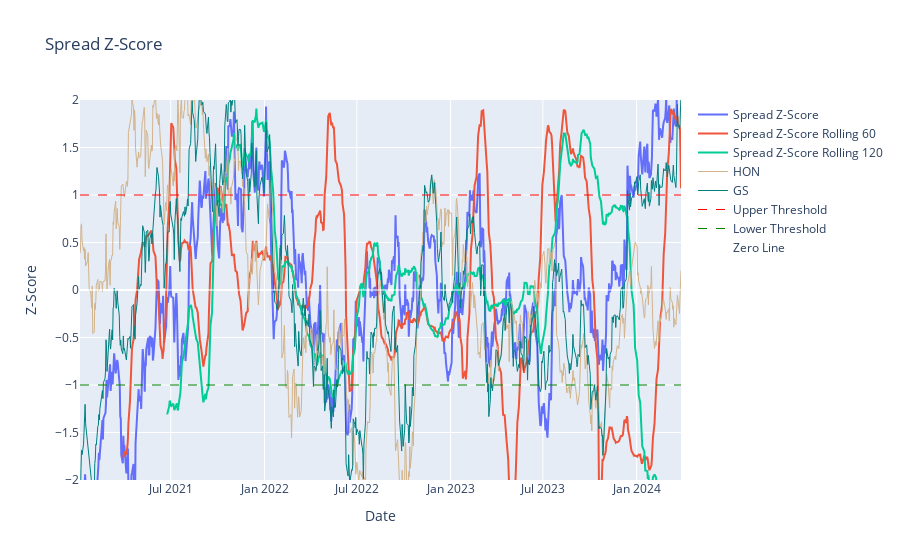

The cell this chart's notebook holds for it:
### Markdown cell above
#### Visual of Spread using plotly for zooming in

### Code cell
import plotly.graph_objects as go

# Create traces for the spread z-score, rolling spread z-scores, and stock prices
zscore = lambda x: (x - x.mean()) / x.std()
spread_zscore = zscore(pair_data["spread_close"])
spread_zscore_trace = go.Scatter(x=pair_data.index, y=spread_zscore, name="Spread Z-Score", line=dict(width=2))
spread_zscore_rolling_60_trace = go.Scatter(x=pair_data.index, y=zscore(get_spread(pair_data["S1_close"], pair_data["S2_close"], window=60)), name="Spread Z-Score Rolling 60", line=dict(width=2))
spread_zscore_rolling_120_trace = go.Scatter(x=pair_data.index, y=zscore(get_spread(pair_data["S1_close"], pair_data["S2_close"], window=120)), name="Spread Z-Score Rolling 120", line=dict(width=2))
s1_scaled = StandardScaler().fit_transform(pair_data['S1_close'].values.reshape(-1, 1))
s2_scaled = StandardScaler().fit_transform(pair_data['S2_close'].values.reshape(-1, 1))
s1_trace = go.Scatter(x=pair_data.index, y=s1_scaled.squeeze(), name=ticker_0, line=dict(width=1, color="tan"))
s2_trace = go.Scatter(x=pair_data.index, y=s2_scaled.squeeze(), name=ticker_1, line=dict(width=1, color="teal"))
upper_line_trace = go.Scatter(x=[pair_data.index[0], pair_data.index[-1]], y=[1, 1], mode="lines", name="Upper Threshold", line=dict(color="red", width=1,     dash="dash"))
lower_line_trace = go.Scatter(x=[pair_data.index[0], pair_data.index[-1]], y=[-1, -1], mode="lines", name="Lower Threshold", line=dict(color="green", width=1, dash="dash"))
zero_line_trace = go.Scatter(x=[pair_data.index[0], pair_data.index[-1]], y=[0, 0], mode="lines", name="Zero Line", line=dict(color="white", width=1))

layout = go.Layout(title="Spread Z-Score", xaxis=dict(title="Date"), yaxis=dict(title="Z-Score", range=[-2, 2]))
fig = go.Figure(data=[spread_zscore_trace, spread_zscore_rolling_60_trace, spread_zscore_rolling_120_trace, s1_trace, s2_trace, upper_line_trace, lower_line_trace, zero_line_trace], layout=layout)

fig.show()

### Figure 1 — Plotly figure (JSON) as saved in the notebook; plotly's stock layout.template omitted (floating-point values rounded to 4 significant figures; data arrays with more than 128 entries replaced by an {"elided": "..."} marker saying what was removed)
{"data": [{"line": {"width": 2}, "name": "Spread Z-Score", "type": "scatter", "x": {"elided": "814 str values"}, "y": {"elided": "814 float values"}}, {"line": {"width": 2}, "name": "Spread Z-Score Rolling 60", "type": "scatter", "x": {"elided": "814 str values"}, "y": {"elided": "814 float values"}}, {"line": {"width": 2}, "name": "Spread Z-Score Rolling 120", "type": "scatter", "x": {"elided": "814 str values"}, "y": {"elided": "814 float values"}}, {"line": {"color": "tan", "width": 1}, "name": "HON", "type": "scatter", "x": {"elided": "814 str values"}, "y": {"elided": "814 float values"}}, {"line": {"color": "teal", "width": 1}, "name": "GS", "type": "scatter", "x": {"elided": "814 str values"}, "y": {"elided": "814 float values"}}, {"line": {"color": "red", "dash": "dash", "width": 1}, "mode": "lines", "name": "Upper Threshold", "type": "scatter", "x": ["2021-01-04T00:00:00", "2024-03-28T00:00:00"], "y": [1, 1]}, {"line": {"color": "green", "dash": "dash", "width": 1}, "mode": "lines", "name": "Lower Threshold", "type": "scatter", "x": ["2021-01-04T00:00:00", "2024-03-28T00:00:00"], "y": [-1, -1]}, {"line": {"color": "white", "width": 1}, "mode": "lines", "name": "Zero Line", "type": "scatter", "x": ["2021-01-04T00:00:00", "2024-03-28T00:00:00"], "y": [0, 0]}], "layout": {"title": {"text": "Spread Z-Score"}, "xaxis": {"title": {"text": "Date"}}, "yaxis": {"range": [-2, 2], "title": {"text": "Z-Score"}}}}
